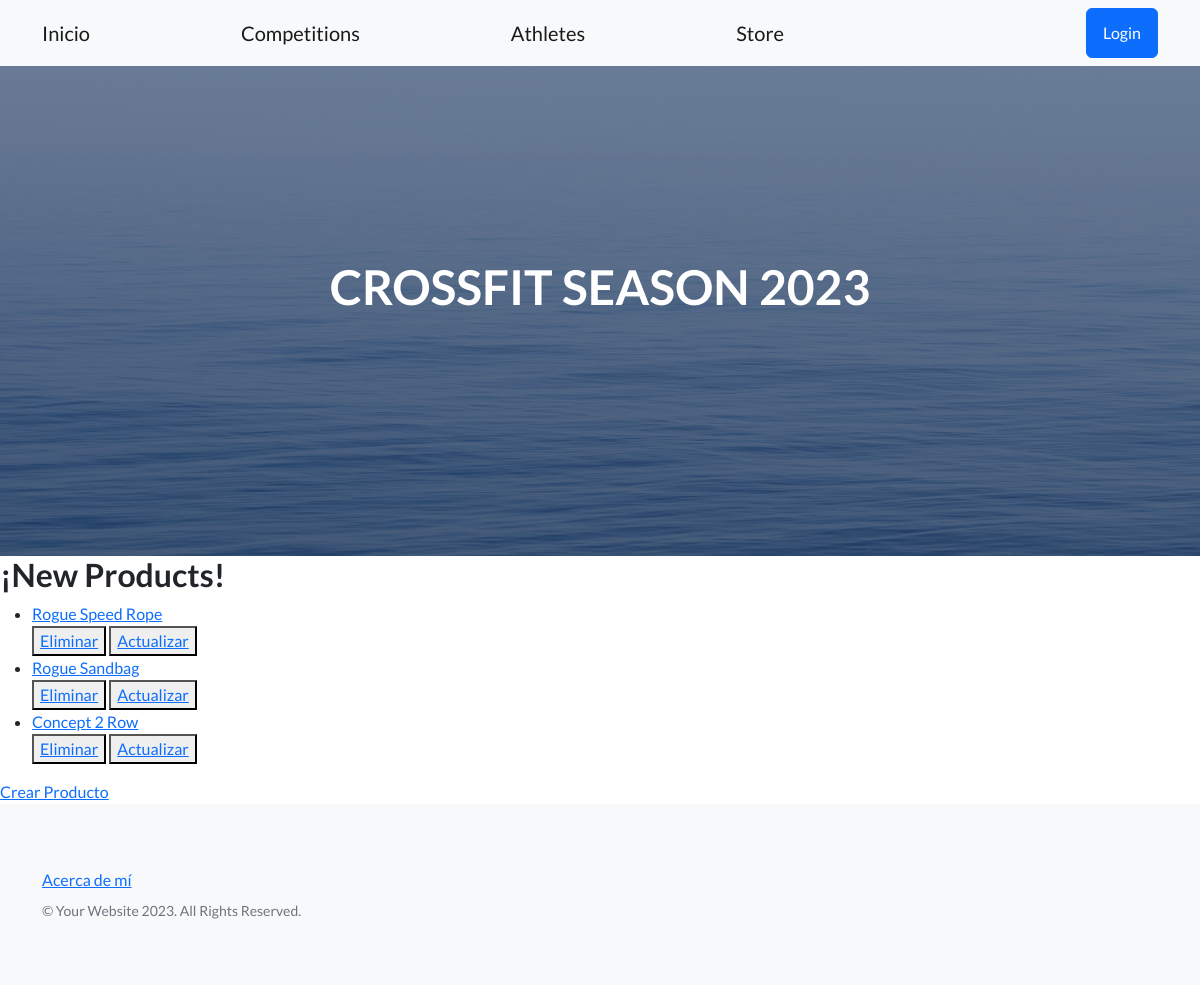
The app's page /app-coder/lista-store/, older data.
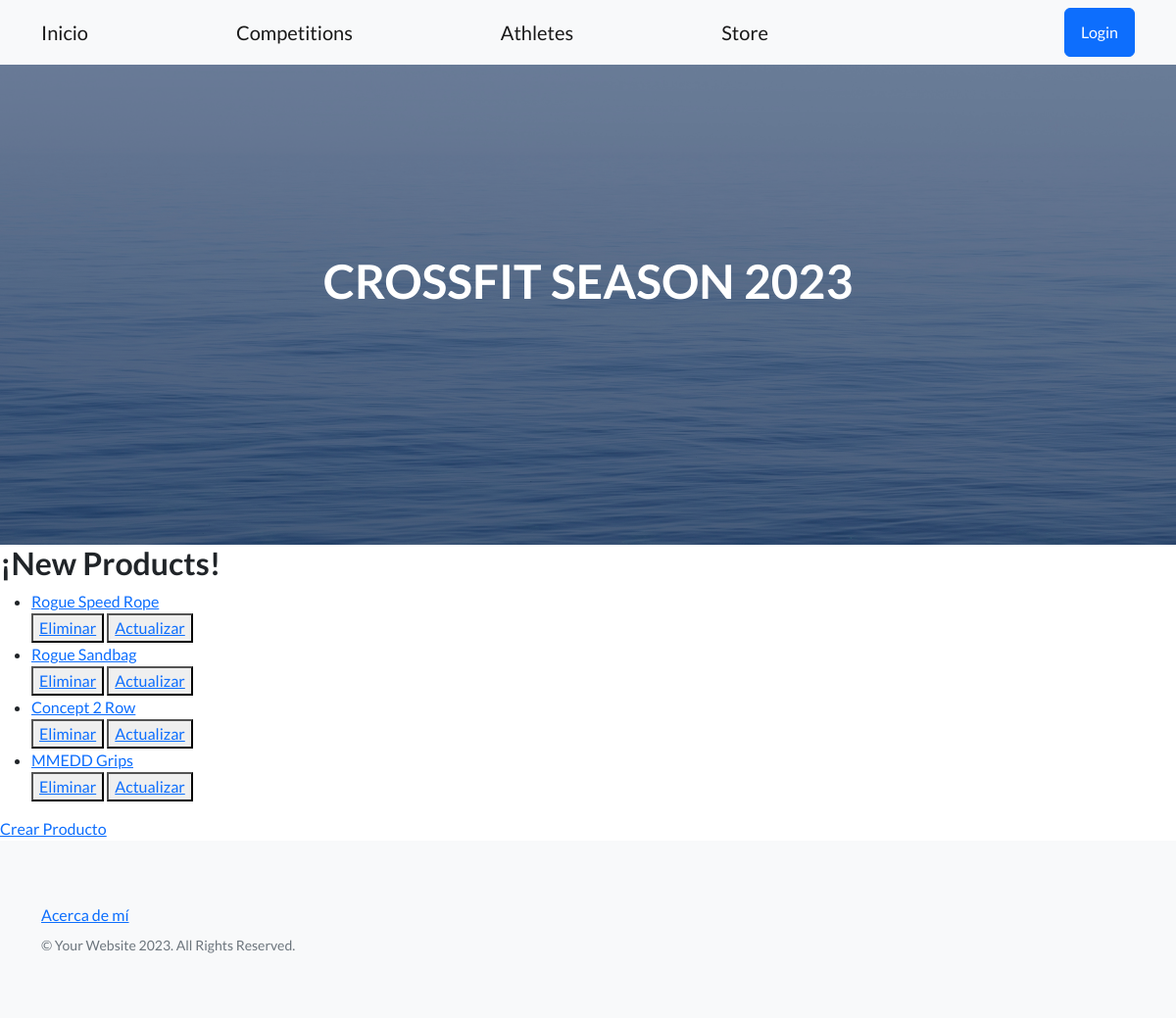
The same page, newer data.
### AppCoder/models.py (models this page shows)
class Store(models.Model):
    producto = models.CharField(max_length=50)
    precio = models.IntegerField()
    def __str__(self):
        return self.producto
    class Meta():
        verbose_name = 'Store'
        verbose_name_plural = 'Store'

### AppCoder/views.py (the view)
# urls.py: path('lista-store/', StoreList.as_view(), name='ListaStore'),
class StoreList(ListView):
    model = Store
    template_name = "store_list.html"
    context_object_name = "store"

### AppCoder/templates/store_list.html
{% extends 'padre.html' %}
{% block contenidoQueCambia %}
    <h2>¡New Products!</h2>
    <ul>
        {% for store in store %}
            <li>
                <a href="{% url 'DetalleStore' store.id %}">{{store}}</a>
            </li>
            <div>
                <button>
                    <a href="{% url 'EliminaStore' store.id %}">Eliminar</a>
                </button>
                <button>
                    <a href="{% url 'ActualizaStore' store.id %}">Actualizar</a>
                </button>
            </div>
        {% endfor %}
    </ul>
    <a href="{% url 'CreaStore' %}">Crear Producto</a>
{% endblock %}

Row changes from the older to the newer data that the page shows:
added Store: producto "MMEDD Grips"
